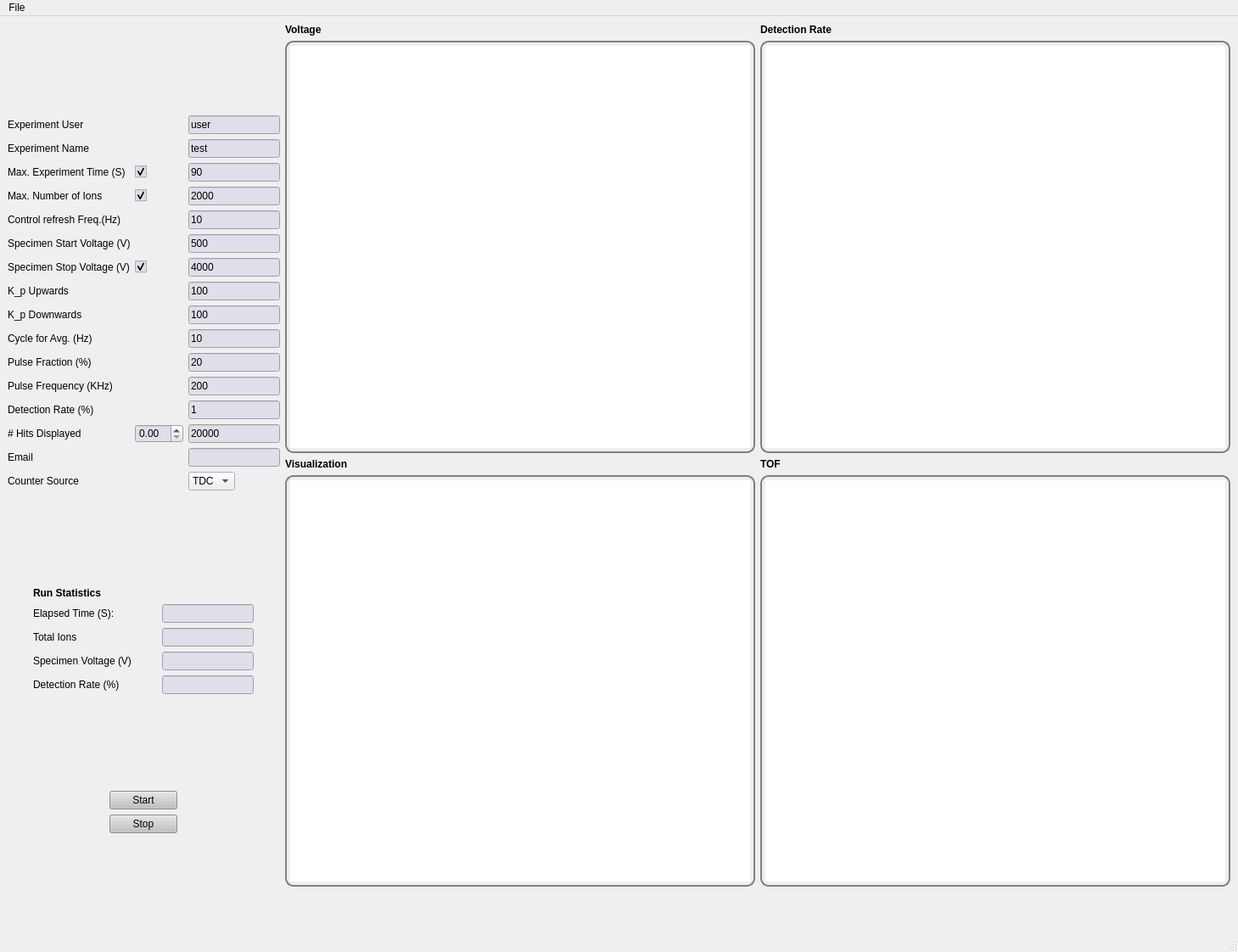
<?xml version="1.0" encoding="UTF-8"?>
<ui version="4.0">
 <class>UI_APT_S</class>
 <widget class="QMainWindow" name="UI_APT_S">
  <property name="geometry">
   <rect>
    <x>0</x>
    <y>0</y>
    <width>1459</width>
    <height>1122</height>
   </rect>
  </property>
  <property name="windowTitle">
   <string>APT Control Software</string>
  </property>
  <widget class="QWidget" name="centralwidget">
   <layout class="QGridLayout" name="gridLayout_4">
    <item row="0" column="0">
     <layout class="QHBoxLayout" name="horizontalLayout_5">
      <item>
       <layout class="QVBoxLayout" name="verticalLayout_2">
        <item>
         <layout class="QGridLayout" name="gridLayout_3">
          <item row="0" column="0">
           <widget class="QLabel" name="label_43">
            <property name="sizePolicy">
             <sizepolicy hsizetype="Fixed" vsizetype="Fixed">
              <horstretch>0</horstretch>
              <verstretch>0</verstretch>
             </sizepolicy>
            </property>
            <property name="text">
             <string>Experiment User</string>
            </property>
           </widget>
          </item>
          <item row="0" column="2">
           <widget class="QLineEdit" name="ex_user">
            <property name="sizePolicy">
             <sizepolicy hsizetype="Fixed" vsizetype="Fixed">
              <horstretch>0</horstretch>
              <verstretch>0</verstretch>
             </sizepolicy>
            </property>
            <property name="styleSheet">
             <string notr="true">QLineEdit{
background: rgb(223,223,233)
}</string>
            </property>
            <property name="text">
             <string>user</string>
            </property>
           </widget>
          </item>
          <item row="1" column="0">
           <widget class="QLabel" name="label_21">
            <property name="sizePolicy">
             <sizepolicy hsizetype="Fixed" vsizetype="Fixed">
              <horstretch>0</horstretch>
              <verstretch>0</verstretch>
             </sizepolicy>
            </property>
            <property name="text">
             <string>Experiment Name</string>
            </property>
           </widget>
          </item>
          <item row="1" column="2">
           <widget class="QLineEdit" name="ex_name">
            <property name="sizePolicy">
             <sizepolicy hsizetype="Fixed" vsizetype="Fixed">
              <horstretch>0</horstretch>
              <verstretch>0</verstretch>
             </sizepolicy>
            </property>
            <property name="styleSheet">
             <string notr="true">QLineEdit{
background: rgb(223,223,233)
}</string>
            </property>
            <property name="text">
             <string>test</string>
            </property>
           </widget>
          </item>
          <item row="2" column="2">
           <widget class="QLineEdit" name="ex_time">
            <property name="sizePolicy">
             <sizepolicy hsizetype="Fixed" vsizetype="Fixed">
              <horstretch>0</horstretch>
              <verstretch>0</verstretch>
             </sizepolicy>
            </property>
            <property name="styleSheet">
             <string notr="true">QLineEdit{
background: rgb(223,223,233)
}</string>
            </property>
            <property name="text">
             <string>90</string>
            </property>
           </widget>
          </item>
          <item row="3" column="2">
           <widget class="QLineEdit" name="max_ions">
            <property name="sizePolicy">
             <sizepolicy hsizetype="Fixed" vsizetype="Fixed">
              <horstretch>0</horstretch>
              <verstretch>0</verstretch>
             </sizepolicy>
            </property>
            <property name="styleSheet">
             <string notr="true">QLineEdit{
background: rgb(223,223,233)
}</string>
            </property>
            <property name="text">
             <string>2000</string>
            </property>
           </widget>
          </item>
          <item row="4" column="0" colspan="2">
           <widget class="QLabel" name="label_3">
            <property name="sizePolicy">
             <sizepolicy hsizetype="Fixed" vsizetype="Fixed">
              <horstretch>0</horstretch>
              <verstretch>0</verstretch>
             </sizepolicy>
            </property>
            <property name="text">
             <string>Control refresh Freq.(Hz)</string>
            </property>
           </widget>
          </item>
          <item row="4" column="2">
           <widget class="QLineEdit" name="ex_freq">
            <property name="sizePolicy">
             <sizepolicy hsizetype="Fixed" vsizetype="Fixed">
              <horstretch>0</horstretch>
              <verstretch>0</verstretch>
             </sizepolicy>
            </property>
            <property name="styleSheet">
             <string notr="true">QLineEdit{
background: rgb(223,223,233)
}</string>
            </property>
            <property name="text">
             <string>10</string>
            </property>
           </widget>
          </item>
          <item row="5" column="0" colspan="2">
           <widget class="QLabel" name="label_4">
            <property name="sizePolicy">
             <sizepolicy hsizetype="Fixed" vsizetype="Fixed">
              <horstretch>0</horstretch>
              <verstretch>0</verstretch>
             </sizepolicy>
            </property>
            <property name="text">
             <string>Specimen Start Voltage (V)</string>
            </property>
           </widget>
          </item>
          <item row="5" column="2">
           <widget class="QLineEdit" name="vdc_min">
            <property name="sizePolicy">
             <sizepolicy hsizetype="Fixed" vsizetype="Fixed">
              <horstretch>0</horstretch>
              <verstretch>0</verstretch>
             </sizepolicy>
            </property>
            <property name="styleSheet">
             <string notr="true">QLineEdit{
background: rgb(223,223,233)
}</string>
            </property>
            <property name="text">
             <string>500</string>
            </property>
           </widget>
          </item>
          <item row="6" column="2">
           <widget class="QLineEdit" name="vdc_max">
            <property name="sizePolicy">
             <sizepolicy hsizetype="Fixed" vsizetype="Fixed">
              <horstretch>0</horstretch>
              <verstretch>0</verstretch>
             </sizepolicy>
            </property>
            <property name="styleSheet">
             <string notr="true">QLineEdit{
background: rgb(223,223,233)
}</string>
            </property>
            <property name="text">
             <string>4000</string>
            </property>
           </widget>
          </item>
          <item row="7" column="0">
           <widget class="QLabel" name="label_6">
            <property name="text">
             <string>K_p Upwards</string>
            </property>
           </widget>
          </item>
          <item row="7" column="2">
           <widget class="QLineEdit" name="vdc_steps_up">
            <property name="sizePolicy">
             <sizepolicy hsizetype="Fixed" vsizetype="Fixed">
              <horstretch>0</horstretch>
              <verstretch>0</verstretch>
             </sizepolicy>
            </property>
            <property name="styleSheet">
             <string notr="true">QLineEdit{
background: rgb(223,223,233)
}</string>
            </property>
            <property name="text">
             <string>100</string>
            </property>
           </widget>
          </item>
          <item row="8" column="0">
           <widget class="QLabel" name="label_28">
            <property name="sizePolicy">
             <sizepolicy hsizetype="Fixed" vsizetype="Fixed">
              <horstretch>0</horstretch>
              <verstretch>0</verstretch>
             </sizepolicy>
            </property>
            <property name="text">
             <string>K_p Downwards</string>
            </property>
           </widget>
          </item>
          <item row="8" column="2">
           <widget class="QLineEdit" name="vdc_steps_down">
            <property name="sizePolicy">
             <sizepolicy hsizetype="Fixed" vsizetype="Fixed">
              <horstretch>0</horstretch>
              <verstretch>0</verstretch>
             </sizepolicy>
            </property>
            <property name="styleSheet">
             <string notr="true">QLineEdit{
background: rgb(223,223,233)
}</string>
            </property>
            <property name="text">
             <string>100</string>
            </property>
           </widget>
          </item>
          <item row="9" column="0">
           <widget class="QLabel" name="label_20">
            <property name="sizePolicy">
             <sizepolicy hsizetype="Fixed" vsizetype="Fixed">
              <horstretch>0</horstretch>
              <verstretch>0</verstretch>
             </sizepolicy>
            </property>
            <property name="text">
             <string>Cycle for Avg. (Hz)</string>
            </property>
           </widget>
          </item>
          <item row="9" column="2">
           <widget class="QLineEdit" name="cycle_avg">
            <property name="sizePolicy">
             <sizepolicy hsizetype="Fixed" vsizetype="Fixed">
              <horstretch>0</horstretch>
              <verstretch>0</verstretch>
             </sizepolicy>
            </property>
            <property name="styleSheet">
             <string notr="true">QLineEdit{
background: rgb(223,223,233)
}</string>
            </property>
            <property name="text">
             <string>10</string>
            </property>
           </widget>
          </item>
          <item row="10" column="0">
           <widget class="QLabel" name="label_25">
            <property name="sizePolicy">
             <sizepolicy hsizetype="Fixed" vsizetype="Fixed">
              <horstretch>0</horstretch>
              <verstretch>0</verstretch>
             </sizepolicy>
            </property>
            <property name="text">
             <string>Pulse Fraction (%)</string>
            </property>
           </widget>
          </item>
          <item row="10" column="2">
           <widget class="QLineEdit" name="pulse_fraction">
            <property name="sizePolicy">
             <sizepolicy hsizetype="Fixed" vsizetype="Fixed">
              <horstretch>0</horstretch>
              <verstretch>0</verstretch>
             </sizepolicy>
            </property>
            <property name="styleSheet">
             <string notr="true">QLineEdit{
background: rgb(223,223,233)
}</string>
            </property>
            <property name="text">
             <string>20</string>
            </property>
           </widget>
          </item>
          <item row="11" column="0" colspan="2">
           <widget class="QLabel" name="label_23">
            <property name="sizePolicy">
             <sizepolicy hsizetype="Fixed" vsizetype="Fixed">
              <horstretch>0</horstretch>
              <verstretch>0</verstretch>
             </sizepolicy>
            </property>
            <property name="text">
             <string>Pulse Frequency (KHz)</string>
            </property>
           </widget>
          </item>
          <item row="11" column="2">
           <widget class="QLineEdit" name="pulse_frequency">
            <property name="sizePolicy">
             <sizepolicy hsizetype="Fixed" vsizetype="Fixed">
              <horstretch>0</horstretch>
              <verstretch>0</verstretch>
             </sizepolicy>
            </property>
            <property name="styleSheet">
             <string notr="true">QLineEdit{
background: rgb(223,223,233)
}</string>
            </property>
            <property name="text">
             <string>200</string>
            </property>
           </widget>
          </item>
          <item row="12" column="0" colspan="2">
           <widget class="QLabel" name="label_17">
            <property name="sizePolicy">
             <sizepolicy hsizetype="Fixed" vsizetype="Fixed">
              <horstretch>0</horstretch>
              <verstretch>0</verstretch>
             </sizepolicy>
            </property>
            <property name="text">
             <string>Detection Rate (%)</string>
            </property>
           </widget>
          </item>
          <item row="12" column="2">
           <widget class="QLineEdit" name="detection_rate_init">
            <property name="sizePolicy">
             <sizepolicy hsizetype="Fixed" vsizetype="Fixed">
              <horstretch>0</horstretch>
              <verstretch>0</verstretch>
             </sizepolicy>
            </property>
            <property name="styleSheet">
             <string notr="true">QLineEdit{
background: rgb(223,223,233)
}</string>
            </property>
            <property name="text">
             <string>1</string>
            </property>
           </widget>
          </item>
          <item row="13" column="0">
           <widget class="QLabel" name="label_22">
            <property name="sizePolicy">
             <sizepolicy hsizetype="Fixed" vsizetype="Fixed">
              <horstretch>0</horstretch>
              <verstretch>0</verstretch>
             </sizepolicy>
            </property>
            <property name="text">
             <string># Hits Displayed</string>
            </property>
           </widget>
          </item>
          <item row="13" column="1">
           <widget class="QDoubleSpinBox" name="doubleSpinBox">
            <property name="sizePolicy">
             <sizepolicy hsizetype="Fixed" vsizetype="Fixed">
              <horstretch>0</horstretch>
              <verstretch>0</verstretch>
             </sizepolicy>
            </property>
            <property name="styleSheet">
             <string notr="true">QDoubleSpinBox{
background: rgb(223,223,233)
}</string>
            </property>
           </widget>
          </item>
          <item row="13" column="2">
           <widget class="QLineEdit" name="hit_displayed">
            <property name="sizePolicy">
             <sizepolicy hsizetype="Fixed" vsizetype="Fixed">
              <horstretch>0</horstretch>
              <verstretch>0</verstretch>
             </sizepolicy>
            </property>
            <property name="styleSheet">
             <string notr="true">QLineEdit{
background: rgb(223,223,233)
}</string>
            </property>
            <property name="text">
             <string>20000</string>
            </property>
           </widget>
          </item>
          <item row="14" column="0">
           <widget class="QLabel" name="label_26">
            <property name="sizePolicy">
             <sizepolicy hsizetype="Fixed" vsizetype="Fixed">
              <horstretch>0</horstretch>
              <verstretch>0</verstretch>
             </sizepolicy>
            </property>
            <property name="text">
             <string>Email</string>
            </property>
           </widget>
          </item>
          <item row="14" column="2">
           <widget class="QLineEdit" name="email">
            <property name="sizePolicy">
             <sizepolicy hsizetype="Fixed" vsizetype="Fixed">
              <horstretch>0</horstretch>
              <verstretch>0</verstretch>
             </sizepolicy>
            </property>
            <property name="styleSheet">
             <string notr="true">QLineEdit{
background: rgb(223,223,233)
}</string>
            </property>
            <property name="text">
             <string/>
            </property>
           </widget>
          </item>
          <item row="15" column="0">
           <widget class="QLabel" name="label_42">
            <property name="sizePolicy">
             <sizepolicy hsizetype="Fixed" vsizetype="Fixed">
              <horstretch>0</horstretch>
              <verstretch>0</verstretch>
             </sizepolicy>
            </property>
            <property name="text">
             <string>Counter Source</string>
            </property>
           </widget>
          </item>
          <item row="15" column="2">
           <widget class="QComboBox" name="counter_source">
            <property name="sizePolicy">
             <sizepolicy hsizetype="Fixed" vsizetype="Fixed">
              <horstretch>0</horstretch>
              <verstretch>0</verstretch>
             </sizepolicy>
            </property>
            <item>
             <property name="text">
              <string>TDC</string>
             </property>
            </item>
           </widget>
          </item>
          <item row="3" column="0">
           <widget class="QLabel" name="label_41">
            <property name="sizePolicy">
             <sizepolicy hsizetype="Fixed" vsizetype="Fixed">
              <horstretch>0</horstretch>
              <verstretch>0</verstretch>
             </sizepolicy>
            </property>
            <property name="text">
             <string>Max. Number of Ions</string>
            </property>
           </widget>
          </item>
          <item row="3" column="1">
           <widget class="QCheckBox" name="criteria_ions">
            <property name="sizePolicy">
             <sizepolicy hsizetype="Fixed" vsizetype="Fixed">
              <horstretch>0</horstretch>
              <verstretch>0</verstretch>
             </sizepolicy>
            </property>
            <property name="font">
             <font>
              <italic>false</italic>
             </font>
            </property>
            <property name="mouseTracking">
             <bool>true</bool>
            </property>
            <property name="styleSheet">
             <string notr="true">QCheckBox{
background: rgb(223,223,233)
}</string>
            </property>
            <property name="text">
             <string/>
            </property>
            <property name="checked">
             <bool>true</bool>
            </property>
           </widget>
          </item>
          <item row="2" column="0">
           <widget class="QLabel" name="label_2">
            <property name="sizePolicy">
             <sizepolicy hsizetype="Fixed" vsizetype="Fixed">
              <horstretch>0</horstretch>
              <verstretch>0</verstretch>
             </sizepolicy>
            </property>
            <property name="text">
             <string>Max. Experiment Time (S)</string>
            </property>
           </widget>
          </item>
          <item row="2" column="1">
           <widget class="QCheckBox" name="criteria_time">
            <property name="sizePolicy">
             <sizepolicy hsizetype="Fixed" vsizetype="Fixed">
              <horstretch>0</horstretch>
              <verstretch>0</verstretch>
             </sizepolicy>
            </property>
            <property name="font">
             <font>
              <italic>false</italic>
             </font>
            </property>
            <property name="mouseTracking">
             <bool>true</bool>
            </property>
            <property name="styleSheet">
             <string notr="true">QCheckBox{
background: rgb(223,223,233)
}</string>
            </property>
            <property name="text">
             <string/>
            </property>
            <property name="checked">
             <bool>true</bool>
            </property>
           </widget>
          </item>
          <item row="6" column="0">
           <widget class="QLabel" name="label_5">
            <property name="sizePolicy">
             <sizepolicy hsizetype="Fixed" vsizetype="Fixed">
              <horstretch>0</horstretch>
              <verstretch>0</verstretch>
             </sizepolicy>
            </property>
            <property name="text">
             <string>Specimen Stop Voltage (V)</string>
            </property>
           </widget>
          </item>
          <item row="6" column="1">
           <widget class="QCheckBox" name="criteria_vdc">
            <property name="sizePolicy">
             <sizepolicy hsizetype="Fixed" vsizetype="Fixed">
              <horstretch>0</horstretch>
              <verstretch>0</verstretch>
             </sizepolicy>
            </property>
            <property name="font">
             <font>
              <italic>false</italic>
             </font>
            </property>
            <property name="mouseTracking">
             <bool>true</bool>
            </property>
            <property name="styleSheet">
             <string notr="true">QCheckBox{
background: rgb(223,223,233)
}</string>
            </property>
            <property name="text">
             <string/>
            </property>
            <property name="checked">
             <bool>true</bool>
            </property>
           </widget>
          </item>
         </layout>
        </item>
        <item>
         <layout class="QGridLayout" name="gridLayout">
          <item row="2" column="1">
           <widget class="QLineEdit" name="total_ions">
            <property name="sizePolicy">
             <sizepolicy hsizetype="Fixed" vsizetype="Fixed">
              <horstretch>0</horstretch>
              <verstretch>0</verstretch>
             </sizepolicy>
            </property>
            <property name="styleSheet">
             <string notr="true">QLineEdit{
background: rgb(223,223,233)
}</string>
            </property>
            <property name="text">
             <string/>
            </property>
           </widget>
          </item>
          <item row="3" column="0">
           <widget class="QLabel" name="label_14">
            <property name="sizePolicy">
             <sizepolicy hsizetype="Fixed" vsizetype="Fixed">
              <horstretch>0</horstretch>
              <verstretch>0</verstretch>
             </sizepolicy>
            </property>
            <property name="text">
             <string>Specimen Voltage (V)</string>
            </property>
           </widget>
          </item>
          <item row="1" column="0">
           <widget class="QLabel" name="label_12">
            <property name="sizePolicy">
             <sizepolicy hsizetype="Fixed" vsizetype="Fixed">
              <horstretch>0</horstretch>
              <verstretch>0</verstretch>
             </sizepolicy>
            </property>
            <property name="text">
             <string>Elapsed Time (S):</string>
            </property>
           </widget>
          </item>
          <item row="1" column="1">
           <widget class="QLineEdit" name="elapsed_time">
            <property name="sizePolicy">
             <sizepolicy hsizetype="Fixed" vsizetype="Fixed">
              <horstretch>0</horstretch>
              <verstretch>0</verstretch>
             </sizepolicy>
            </property>
            <property name="styleSheet">
             <string notr="true">QLineEdit{
background: rgb(223,223,233)
}</string>
            </property>
            <property name="text">
             <string/>
            </property>
           </widget>
          </item>
          <item row="4" column="1">
           <widget class="QLineEdit" name="detection_rate">
            <property name="sizePolicy">
             <sizepolicy hsizetype="Fixed" vsizetype="Fixed">
              <horstretch>0</horstretch>
              <verstretch>0</verstretch>
             </sizepolicy>
            </property>
            <property name="styleSheet">
             <string notr="true">QLineEdit{
background: rgb(223,223,233)
}</string>
            </property>
            <property name="text">
             <string/>
            </property>
           </widget>
          </item>
          <item row="3" column="1">
           <widget class="QLineEdit" name="speciemen_voltage">
            <property name="sizePolicy">
             <sizepolicy hsizetype="Fixed" vsizetype="Fixed">
              <horstretch>0</horstretch>
              <verstretch>0</verstretch>
             </sizepolicy>
            </property>
            <property name="styleSheet">
             <string notr="true">QLineEdit{
background: rgb(223,223,233)
}</string>
            </property>
            <property name="text">
             <string/>
            </property>
           </widget>
          </item>
          <item row="4" column="0">
           <widget class="QLabel" name="label_15">
            <property name="sizePolicy">
             <sizepolicy hsizetype="Fixed" vsizetype="Fixed">
              <horstretch>0</horstretch>
              <verstretch>0</verstretch>
             </sizepolicy>
            </property>
            <property name="text">
             <string>Detection Rate (%)</string>
            </property>
           </widget>
          </item>
          <item row="0" column="0">
           <widget class="QLabel" name="label_11">
            <property name="sizePolicy">
             <sizepolicy hsizetype="Fixed" vsizetype="Fixed">
              <horstretch>0</horstretch>
              <verstretch>0</verstretch>
             </sizepolicy>
            </property>
            <property name="font">
             <font>
              <weight>75</weight>
              <bold>true</bold>
             </font>
            </property>
            <property name="text">
             <string>Run Statistics</string>
            </property>
           </widget>
          </item>
          <item row="2" column="0">
           <widget class="QLabel" name="label_13">
            <property name="sizePolicy">
             <sizepolicy hsizetype="Fixed" vsizetype="Fixed">
              <horstretch>0</horstretch>
              <verstretch>0</verstretch>
             </sizepolicy>
            </property>
            <property name="text">
             <string>Total Ions</string>
            </property>
           </widget>
          </item>
         </layout>
        </item>
        <item>
         <layout class="QGridLayout" name="gridLayout_2">
          <item row="2" column="0">
           <widget class="QPushButton" name="stop_button">
            <property name="sizePolicy">
             <sizepolicy hsizetype="Fixed" vsizetype="Fixed">
              <horstretch>0</horstretch>
              <verstretch>0</verstretch>
             </sizepolicy>
            </property>
            <property name="styleSheet">
             <string notr="true">QPushButton{
background: rgb(193, 193, 193)
}</string>
            </property>
            <property name="text">
             <string>Stop</string>
            </property>
           </widget>
          </item>
          <item row="1" column="0">
           <widget class="QPushButton" name="start_button">
            <property name="sizePolicy">
             <sizepolicy hsizetype="Fixed" vsizetype="Fixed">
              <horstretch>0</horstretch>
              <verstretch>0</verstretch>
             </sizepolicy>
            </property>
            <property name="styleSheet">
             <string notr="true">QPushButton{
background: rgb(193, 193, 193)
}</string>
            </property>
            <property name="text">
             <string>Start</string>
            </property>
           </widget>
          </item>
         </layout>
        </item>
       </layout>
      </item>
      <item>
       <layout class="QVBoxLayout" name="verticalLayout">
        <item>
         <layout class="QHBoxLayout" name="horizontalLayout_4">
          <item>
           <widget class="QLabel" name="label_7">
            <property name="font">
             <font>
              <weight>75</weight>
              <bold>true</bold>
             </font>
            </property>
            <property name="text">
             <string>Voltage</string>
            </property>
           </widget>
          </item>
          <item>
           <widget class="QLabel" name="label_10">
            <property name="font">
             <font>
              <weight>75</weight>
              <bold>true</bold>
             </font>
            </property>
            <property name="text">
             <string>Detection Rate</string>
            </property>
           </widget>
          </item>
         </layout>
        </item>
        <item>
         <layout class="QHBoxLayout" name="horizontalLayout_2">
          <item>
           <widget class="QGraphicsView" name="vdc_time">
            <property name="minimumSize">
             <size>
              <width>0</width>
              <height>0</height>
             </size>
            </property>
            <property name="styleSheet">
             <string notr="true">QWidget{
border: 2px solid gray;
border-radius: 10px;
padding: 4 4px;
}</string>
            </property>
           </widget>
          </item>
          <item>
           <widget class="QGraphicsView" name="detection_rate_viz">
            <property name="minimumSize">
             <size>
              <width>0</width>
              <height>0</height>
             </size>
            </property>
            <property name="styleSheet">
             <string notr="true">QWidget{
border: 2px solid gray;
border-radius: 10px;
padding: 4 4px;
}</string>
            </property>
           </widget>
          </item>
         </layout>
        </item>
        <item>
         <layout class="QHBoxLayout" name="horizontalLayout_3">
          <item>
           <widget class="QLabel" name="label_19">
            <property name="font">
             <font>
              <weight>75</weight>
              <bold>true</bold>
             </font>
            </property>
            <property name="text">
             <string>Visualization</string>
            </property>
           </widget>
          </item>
          <item>
           <widget class="QLabel" name="label_24">
            <property name="font">
             <font>
              <weight>75</weight>
              <bold>true</bold>
             </font>
            </property>
            <property name="text">
             <string>TOF</string>
            </property>
           </widget>
          </item>
         </layout>
        </item>
        <item>
         <layout class="QHBoxLayout" name="horizontalLayout">
          <item>
           <widget class="QGraphicsView" name="visualization">
            <property name="minimumSize">
             <size>
              <width>0</width>
              <height>0</height>
             </size>
            </property>
            <property name="acceptDrops">
             <bool>true</bool>
            </property>
            <property name="styleSheet">
             <string notr="true">QWidget{
border: 2px solid gray;
border-radius: 10px;
padding: 4 4px;
}</string>
            </property>
           </widget>
          </item>
          <item>
           <widget class="QGraphicsView" name="histogram">
            <property name="sizePolicy">
             <sizepolicy hsizetype="Expanding" vsizetype="Expanding">
              <horstretch>0</horstretch>
              <verstretch>0</verstretch>
             </sizepolicy>
            </property>
            <property name="minimumSize">
             <size>
              <width>0</width>
              <height>0</height>
             </size>
            </property>
            <property name="styleSheet">
             <string notr="true">QWidget{
border: 2px solid gray;
border-radius: 10px;
padding: 4 4px;
}</string>
            </property>
           </widget>
          </item>
         </layout>
        </item>
        <item>
         <widget class="QLabel" name="Error">
          <property name="font">
           <font>
            <pointsize>13</pointsize>
            <weight>75</weight>
            <bold>true</bold>
            <strikeout>false</strikeout>
           </font>
          </property>
          <property name="text">
           <string>&lt;html&gt;&lt;head/&gt;&lt;body&gt;&lt;p&gt;&lt;br/&gt;&lt;/p&gt;&lt;/body&gt;&lt;/html&gt;</string>
          </property>
          <property name="alignment">
           <set>Qt::AlignCenter</set>
          </property>
          <property name="textInteractionFlags">
           <set>Qt::LinksAccessibleByMouse</set>
          </property>
         </widget>
        </item>
       </layout>
      </item>
     </layout>
    </item>
   </layout>
  </widget>
  <widget class="QMenuBar" name="menubar">
   <property name="geometry">
    <rect>
     <x>0</x>
     <y>0</y>
     <width>1459</width>
     <height>38</height>
    </rect>
   </property>
   <widget class="QMenu" name="menuFile">
    <property name="title">
     <string>File</string>
    </property>
    <addaction name="actionExit"/>
   </widget>
   <addaction name="menuFile"/>
  </widget>
  <widget class="QStatusBar" name="statusbar"/>
  <action name="actionExit">
   <property name="text">
    <string>Exit</string>
   </property>
  </action>
 </widget>
 <resources/>
 <connections/>
</ui>
